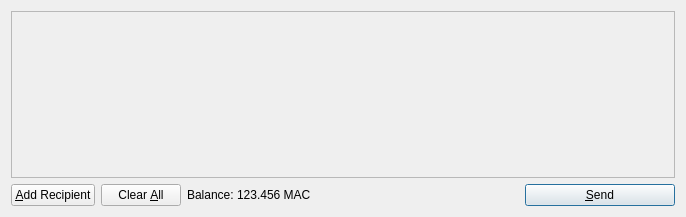
<?xml version="1.0" encoding="UTF-8"?>
<ui version="4.0">
 <class>SendCoinsDialog</class>
 <widget class="QDialog" name="SendCoinsDialog">
  <property name="geometry">
   <rect>
    <x>0</x>
    <y>0</y>
    <width>686</width>
    <height>217</height>
   </rect>
  </property>
  <property name="windowTitle">
   <string>Send Coins</string>
  </property>
  <layout class="QVBoxLayout" name="verticalLayout">
   <item>
    <widget class="QScrollArea" name="scrollArea">
     <property name="widgetResizable">
      <bool>true</bool>
     </property>
     <widget class="QWidget" name="scrollAreaWidgetContents">
      <property name="geometry">
       <rect>
        <x>0</x>
        <y>0</y>
        <width>666</width>
        <height>165</height>
       </rect>
      </property>
      <layout class="QVBoxLayout" name="verticalLayout_2">
       <property name="margin">
        <number>0</number>
       </property>
       <item>
        <layout class="QVBoxLayout" name="entries">
         <property name="spacing">
          <number>6</number>
         </property>
        </layout>
       </item>
       <item>
        <spacer name="verticalSpacer">
         <property name="orientation">
          <enum>Qt::Vertical</enum>
         </property>
         <property name="sizeHint" stdset="0">
          <size>
           <width>20</width>
           <height>40</height>
          </size>
         </property>
        </spacer>
       </item>
      </layout>
     </widget>
    </widget>
   </item>
   <item>
    <layout class="QHBoxLayout" name="horizontalLayout">
     <item>
      <widget class="QPushButton" name="addButton">
       <property name="toolTip">
        <string>Send to multiple recipients at once</string>
       </property>
       <property name="text">
        <string>&amp;Add Recipient</string>
       </property>
       <property name="icon">
        <iconset resource="../bitcoin.qrc">
         <normaloff>:/icons/add</normaloff>:/icons/add</iconset>
       </property>
       <property name="autoDefault">
        <bool>false</bool>
       </property>
      </widget>
     </item>
     <item>
      <widget class="QPushButton" name="clearButton">
       <property name="sizePolicy">
        <sizepolicy hsizetype="Minimum" vsizetype="Fixed">
         <horstretch>0</horstretch>
         <verstretch>0</verstretch>
        </sizepolicy>
       </property>
       <property name="toolTip">
        <string>Remove all transaction fields</string>
       </property>
       <property name="text">
        <string>Clear &amp;All</string>
       </property>
       <property name="icon">
        <iconset resource="../bitcoin.qrc">
         <normaloff>:/icons/remove</normaloff>:/icons/remove</iconset>
       </property>
       <property name="autoRepeatDelay">
        <number>300</number>
       </property>
       <property name="autoDefault">
        <bool>false</bool>
       </property>
      </widget>
     </item>
     <item>
      <layout class="QHBoxLayout" name="horizontalLayout_2">
       <property name="spacing">
        <number>3</number>
       </property>
       <item>
        <widget class="QLabel" name="label">
         <property name="text">
          <string>Balance:</string>
         </property>
        </widget>
       </item>
       <item>
        <widget class="QLabel" name="labelBalance">
         <property name="cursor">
          <cursorShape>IBeamCursor</cursorShape>
         </property>
         <property name="text">
          <string>123.456 MAC</string>
         </property>
         <property name="textInteractionFlags">
          <set>Qt::LinksAccessibleByMouse|Qt::TextSelectableByKeyboard|Qt::TextSelectableByMouse</set>
         </property>
        </widget>
       </item>
      </layout>
     </item>
     <item>
      <spacer name="horizontalSpacer">
       <property name="orientation">
        <enum>Qt::Horizontal</enum>
       </property>
       <property name="sizeHint" stdset="0">
        <size>
         <width>40</width>
         <height>20</height>
        </size>
       </property>
      </spacer>
     </item>
     <item>
      <widget class="QPushButton" name="sendButton">
       <property name="minimumSize">
        <size>
         <width>150</width>
         <height>0</height>
        </size>
       </property>
       <property name="toolTip">
        <string>Confirm the send action</string>
       </property>
       <property name="text">
        <string>&amp;Send</string>
       </property>
       <property name="icon">
        <iconset resource="../bitcoin.qrc">
         <normaloff>:/icons/send</normaloff>:/icons/send</iconset>
       </property>
       <property name="default">
        <bool>true</bool>
       </property>
      </widget>
     </item>
    </layout>
   </item>
  </layout>
 </widget>
 <resources>
  <include location="../bitcoin.qrc"/>
 </resources>
 <connections/>
</ui>
